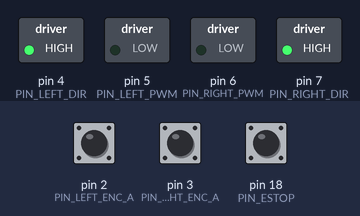
A program run on a simulated Arduino Mega 2560, built with avr-gcc and run on an emulated ATmega2560. Shown: switched loads named in the program (green lamp = pin HIGH). The inputs (shaded band) are chosen by the test bench; at power-on: pin 2 (PIN_LEFT_ENC_A) HIGH, pin 3 (PIN_RIGHT_ENC_A) HIGH, pin 18 (PIN_ESTOP) HIGH.

Above: at 0.1 s.
Timing chart, 0 to 1.6 s (numbered marks = the images above):
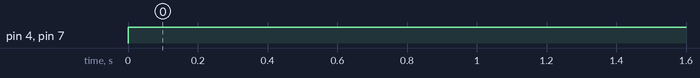

The program:

main.cpp
```cpp
// eyesteer MCU firmware: reads quadrature encoders, runs per-wheel PID at PID_RATE_HZ, drives the
// motor driver, enforces the 200 ms command watchdog and the physical e-stop, and (walker build)
// reads the HX711 handle load cells + the grip sensor. All protocol/PID/watchdog logic lives in
// lib/eyesteer_fw (shared with the host tests and the HIL emulator).
#include <Arduino.h>
#include <limits.h>

#include "eyesteer_fw.h"
#include "robot_constants.h"

#if defined(EYESTEER_BOARD_ESP32)
#define ES_ISR_ATTR IRAM_ATTR
#else
#define ES_ISR_ATTR
#endif

static es_state_t S;
static volatile int32_t isr_l = 0, isr_r = 0;
static uint32_t next_pid_ms = 0;
static uint32_t next_sensor_ms = 0;

static void ES_ISR_ATTR isr_left() {
  bool a = digitalRead(PIN_LEFT_ENC_A), b = digitalRead(PIN_LEFT_ENC_B);
  isr_l += (a == b) ? (INVERT_LEFT_ENCODER ? -1 : 1) : (INVERT_LEFT_ENCODER ? 1 : -1);
}

static void ES_ISR_ATTR isr_right() {
  bool a = digitalRead(PIN_RIGHT_ENC_A), b = digitalRead(PIN_RIGHT_ENC_B);
  isr_r += (a == b) ? (INVERT_RIGHT_ENCODER ? -1 : 1) : (INVERT_RIGHT_ENCODER ? 1 : -1);
}

static void drive(uint8_t pwm_pin, uint8_t dir_pin, int32_t pwm, bool invert) {
  if (invert) pwm = -pwm;
  bool fwd = pwm >= 0;
  int32_t mag = fwd ? pwm : -pwm;
  if (mag > MAX_PWM) mag = MAX_PWM;
  // PWM + direction driver (Cytron MDD10A style). For an L298N wire IN1 = dir pin, IN2 = dir pin through
  // an inverter (e.g. one NPN stage), EN = pwm pin (see DEPLOY.md, "Motor driver wiring").
  digitalWrite(dir_pin, fwd ? HIGH : LOW);
  analogWrite(pwm_pin, (int)mag);
}

#if IS_WALKER
// Minimal HX711 bit-bang reader (channel A, gain 128): no library dependency.
static long hx711_read(uint8_t dout, uint8_t sck) {
  if (digitalRead(dout) == HIGH) return LONG_MIN;   // not ready
  long v = 0;
  for (uint8_t i = 0; i < 24; i++) {
    digitalWrite(sck, HIGH);
    delayMicroseconds(1);
    v = (v << 1) | digitalRead(dout);
    digitalWrite(sck, LOW);
    delayMicroseconds(1);
  }
  digitalWrite(sck, HIGH);
  delayMicroseconds(1);
  digitalWrite(sck, LOW);
  if (v & 0x800000L) v |= ~0xFFFFFFL;   // sign-extend 24 bit
  return v;
}
static long hx_off_l = 0, hx_off_r = 0;
static float force_l = 0, force_r = 0;
#endif

void setup() {
  Serial.begin(BAUD_RATE);
  pinMode(PIN_LEFT_PWM, OUTPUT);
  pinMode(PIN_LEFT_DIR, OUTPUT);
  pinMode(PIN_RIGHT_PWM, OUTPUT);
  pinMode(PIN_RIGHT_DIR, OUTPUT);
  pinMode(PIN_LEFT_ENC_A, INPUT_PULLUP);
  pinMode(PIN_LEFT_ENC_B, INPUT_PULLUP);
  pinMode(PIN_RIGHT_ENC_A, INPUT_PULLUP);
  pinMode(PIN_RIGHT_ENC_B, INPUT_PULLUP);
  pinMode(PIN_ESTOP, INPUT_PULLUP);     // e-stop: normally-closed to GND; open (HIGH) = pressed / wire cut
  analogWrite(PIN_LEFT_PWM, 0);
  analogWrite(PIN_RIGHT_PWM, 0);
  attachInterrupt(digitalPinToInterrupt(PIN_LEFT_ENC_A), isr_left, CHANGE);
  attachInterrupt(digitalPinToInterrupt(PIN_RIGHT_ENC_A), isr_right, CHANGE);
  es_init(&S, PID_KP, PID_KD, PID_KI, PID_KO, MAX_PWM, MAX_COUNTS_PER_LOOP, MAX_ACCEL_COUNTS_PER_LOOP2,
          WATCHDOG_MS, BAUD_RATE, ROBOT_NAME);
  es_set_feedforward(&S, FF_COUNTS_AT_MAX_PWM);
#if IS_WALKER
  pinMode(PIN_GRIP, INPUT_PULLUP);
  pinMode(PIN_HX_LEFT_DOUT, INPUT);
  pinMode(PIN_HX_RIGHT_DOUT, INPUT);
  pinMode(PIN_HX_LEFT_SCK, OUTPUT);
  pinMode(PIN_HX_RIGHT_SCK, OUTPUT);
  delay(400);   // tare with no hands on the handles
  long l = LONG_MIN, r = LONG_MIN;
  for (uint8_t i = 0; i < 50 && (l == LONG_MIN || r == LONG_MIN); i++) {
    if (l == LONG_MIN) l = hx711_read(PIN_HX_LEFT_DOUT, PIN_HX_LEFT_SCK);
    if (r == LONG_MIN) r = hx711_read(PIN_HX_RIGHT_DOUT, PIN_HX_RIGHT_SCK);
    delay(15);
  }
  hx_off_l = (l == LONG_MIN) ? 0 : l;
  hx_off_r = (r == LONG_MIN) ? 0 : r;
#endif
  next_pid_ms = millis();
}

void loop() {
  uint32_t now = millis();
  while (Serial.available() > 0) {
    char c = (char)Serial.read();
    if (es_feed_char(&S, c, now)) Serial.print(es_take_response(&S));
  }
  // physical e-stop: independent of ROS, cuts the motors immediately
  es_set_estop_input(&S, digitalRead(PIN_ESTOP) == HIGH);
  if ((int32_t)(now - next_pid_ms) >= 0) {
    next_pid_ms += 1000 / PID_RATE_HZ;
    noInterrupts();
    int32_t dl = isr_l, dr = isr_r;
    isr_l = isr_r = 0;
    interrupts();
    es_add_encoder(&S, dl, dr);
    es_pid_step(&S, now);
    drive(PIN_LEFT_PWM, PIN_LEFT_DIR, es_get_pwm(&S, 0), INVERT_LEFT_MOTOR);
    drive(PIN_RIGHT_PWM, PIN_RIGHT_DIR, es_get_pwm(&S, 1), INVERT_RIGHT_MOTOR);
  }
#if IS_WALKER
  if ((int32_t)(now - next_sensor_ms) >= 0) {
    next_sensor_ms = now + 25;   // 40 Hz
    long l = hx711_read(PIN_HX_LEFT_DOUT, PIN_HX_LEFT_SCK);
    long r = hx711_read(PIN_HX_RIGHT_DOUT, PIN_HX_RIGHT_SCK);
    if (l != LONG_MIN) force_l = (float)(l - hx_off_l) / LOAD_CELL_SCALE_LEFT;
    if (r != LONG_MIN) force_r = (float)(r - hx_off_r) / LOAD_CELL_SCALE_RIGHT;
    bool grip = GRIP_ACTIVE_LOW ? digitalRead(PIN_GRIP) == LOW : digitalRead(PIN_GRIP) == HIGH;
    es_set_walker_sensors(&S, force_l, force_r, grip ? 1 : 0);
  }
#endif
}
```

robot_constants.h
```cpp
// GENERATED by tools/generate_models.py from config/robot_*.yaml. Do not edit; run `make generate`.
#pragma once
#if defined(EYESTEER_WALKER)
#include "robot_constants_walker.h"
#else
#include "robot_constants_field_robot.h"
#endif
```

robot_constants_field_robot.h
```cpp
// GENERATED by tools/generate_models.py from config/robot_field.yaml + hardware.yaml. Do not edit; run `make generate`.
#pragma once
#define ROBOT_NAME "field_robot"
#define WHEEL_RADIUS_M 0.036f
#define WHEEL_SEPARATION_M 0.235f
#define ENCODER_CPR 1320
#define PID_RATE_HZ 50
#define BAUD_RATE 57600
#define WATCHDOG_MS 200
#define MAX_PWM 255
#define FF_COUNTS_AT_MAX_PWM 105
#define MAX_COUNTS_PER_LOOP 84
#define MAX_ACCEL_COUNTS_PER_LOOP2 15
#define PID_KP 20
#define PID_KD 12
#define PID_KI 0
#define PID_KO 50
#define INVERT_LEFT_MOTOR 0
#define INVERT_RIGHT_MOTOR 1
#define INVERT_LEFT_ENCODER 0
#define INVERT_RIGHT_ENCODER 1
#define MOTOR_DRIVER_L298N 0
#define IS_WALKER 0

#if defined(EYESTEER_BOARD_MEGA2560)
#define PIN_LEFT_PWM 5
#define PIN_LEFT_DIR 4
#define PIN_RIGHT_PWM 6
#define PIN_RIGHT_DIR 7
#define PIN_LEFT_ENC_A 2
#define PIN_LEFT_ENC_B 22
#define PIN_RIGHT_ENC_A 3
#define PIN_RIGHT_ENC_B 24
#define PIN_ESTOP 18
#define PIN_GRIP 26
#define PIN_HX_LEFT_DOUT 30
#define PIN_HX_LEFT_SCK 31
#define PIN_HX_RIGHT_DOUT 32
#define PIN_HX_RIGHT_SCK 33
#endif
#if defined(EYESTEER_BOARD_UNO)
#define PIN_LEFT_PWM 5
#define PIN_LEFT_DIR 4
#define PIN_RIGHT_PWM 6
#define PIN_RIGHT_DIR 7
#define PIN_LEFT_ENC_A 2
#define PIN_LEFT_ENC_B 8
#define PIN_RIGHT_ENC_A 3
#define PIN_RIGHT_ENC_B 9
#define PIN_ESTOP 12
#define PIN_GRIP 13
#define PIN_HX_LEFT_DOUT 10
#define PIN_HX_LEFT_SCK 11
#define PIN_HX_RIGHT_DOUT 14
#define PIN_HX_RIGHT_SCK 15
#endif
#if defined(EYESTEER_BOARD_TEENSY41)
#define PIN_LEFT_PWM 5
#define PIN_LEFT_DIR 4
#define PIN_RIGHT_PWM 6
#define PIN_RIGHT_DIR 7
#define PIN_LEFT_ENC_A 2
#define PIN_LEFT_ENC_B 22
#define PIN_RIGHT_ENC_A 3
#define PIN_RIGHT_ENC_B 23
#define PIN_ESTOP 18
#define PIN_GRIP 19
#define PIN_HX_LEFT_DOUT 30
#define PIN_HX_LEFT_SCK 31
#define PIN_HX_RIGHT_DOUT 32
#define PIN_HX_RIGHT_SCK 33
#endif
#if defined(EYESTEER_BOARD_ESP32)
#define PIN_LEFT_PWM 25
#define PIN_LEFT_DIR 26
#define PIN_RIGHT_PWM 27
#define PIN_RIGHT_DIR 14
#define PIN_LEFT_ENC_A 34
#define PIN_LEFT_ENC_B 35
#define PIN_RIGHT_ENC_A 32
#define PIN_RIGHT_ENC_B 33
#define PIN_ESTOP 4
#define PIN_GRIP 13
#define PIN_HX_LEFT_DOUT 16
#define PIN_HX_LEFT_SCK 17
#define PIN_HX_RIGHT_DOUT 18
#define PIN_HX_RIGHT_SCK 19
#endif
```

Measured:
- by itself, pin 4 (PIN_LEFT_DIR), pin 7 (PIN_RIGHT_DIR): LOW → HIGH at 0.00 s
